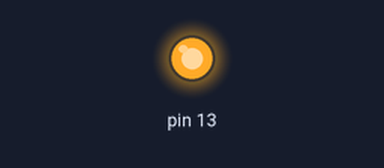
Recording of a sketch running on a simulated Arduino Mega 2560, built with avr-gcc and run on an emulated ATmega2560. On the bench: output pins drawn as LEDs (lit = HIGH).

Above: at 0.1 s.
Timing chart, 0 to 1.6 s (numbered marks = the images above):
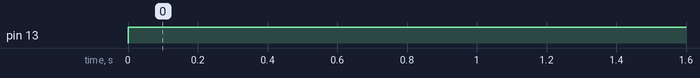

Measured:
- by itself, pin 13: LOW → HIGH at 0.00 s

The sketch:

debuggingChapter4_2_lab4.ino
```cpp
/*
  Run-Time Debugging Practice
  Frank Olson
  V.1
  26 February 2014
  Arduino Mega 2560 R3
*/

void NewDelay(unsigned char mSecondsApx);
// Correction: void NewDelay(unsigned long mSecondsApx);

void setup(){
  unsigned char *portDDRB;
  portDDRB = (unsigned char *) 0x24;
  *portDDRB |= 0x80;
}

void loop (){
  unsigned char *portB;
  portB = (unsigned char *) 0x25;

  *portB |= 0x80;
  NewDelay(100);
  *portB &= 0x7F;
  NewDelay(100);

}

void NewDelay(unsigned char mSecondsApx){
// Correction: void NewDelay(unsigned long mSecondsApx){
  volatile unsigned char i;
  // Correction: volatile unsigned long i;
  unsigned long endTime = 1000 * mSecondsApx;

  for (i=0; i<endTime; i++);
}
```
